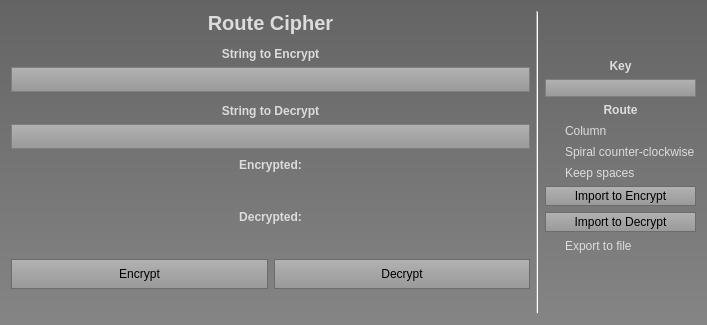
<?xml version="1.0" encoding="UTF-8"?>
<ui version="4.0">
 <class>Form</class>
 <widget class="QWidget" name="Form">
  <property name="geometry">
   <rect>
    <x>0</x>
    <y>0</y>
    <width>707</width>
    <height>325</height>
   </rect>
  </property>
  <property name="windowTitle">
   <string>Form</string>
  </property>
  <property name="styleSheet">
   <string notr="true">background-color: qlineargradient(spread:reflect, x1:0.573682, y1:0, x2:0.574364, y2:1, stop:0 rgba(100, 100, 100, 255), stop:1 rgba(133, 133, 133, 255));
/*svetlejsi verze, prvni 3 jsou 115,115,115*/

</string>
  </property>
  <layout class="QGridLayout" name="gridLayout" columnstretch="1,0,0">
   <item row="0" column="0">
    <layout class="QVBoxLayout" name="verticalLayout_4">
     <item>
      <widget class="QLabel" name="hlavniNadpis">
       <property name="font">
        <font>
         <pointsize>15</pointsize>
         <weight>75</weight>
         <bold>true</bold>
        </font>
       </property>
       <property name="styleSheet">
        <string notr="true">color: rgb(220, 220, 220);
border-color: rgb(61, 61, 61);
background-color: transparent;</string>
       </property>
       <property name="text">
        <string>Route Cipher</string>
       </property>
       <property name="alignment">
        <set>Qt::AlignCenter</set>
       </property>
      </widget>
     </item>
     <item>
      <widget class="QLabel" name="labelHodnotaA">
       <property name="minimumSize">
        <size>
         <width>250</width>
         <height>0</height>
        </size>
       </property>
       <property name="font">
        <font>
         <weight>75</weight>
         <bold>true</bold>
        </font>
       </property>
       <property name="styleSheet">
        <string notr="true">color: rgb(220, 220, 220);
border-color: rgb(61, 61, 61);
background-color: transparent;</string>
       </property>
       <property name="text">
        <string>String to Encrypt</string>
       </property>
       <property name="alignment">
        <set>Qt::AlignBottom|Qt::AlignHCenter</set>
       </property>
      </widget>
     </item>
     <item>
      <widget class="QLineEdit" name="plainText">
       <property name="sizePolicy">
        <sizepolicy hsizetype="Preferred" vsizetype="Fixed">
         <horstretch>0</horstretch>
         <verstretch>0</verstretch>
        </sizepolicy>
       </property>
       <property name="minimumSize">
        <size>
         <width>0</width>
         <height>25</height>
        </size>
       </property>
       <property name="styleSheet">
        <string notr="true">QLineEdit {
  qproperty-alignment: 'AlignVCenter | AlignLeft';
  border: 1px solid gray;
	background-color: qlineargradient(spread:reflect, x1:0.573682, y1:0, x2:0.574364, y2:1, stop:0 rgba(178, 178, 178, 255), stop:1 rgba(153, 153, 153, 255));
}

</string>
       </property>
      </widget>
     </item>
     <item>
      <widget class="QLabel" name="labelHodnotaB">
       <property name="minimumSize">
        <size>
         <width>250</width>
         <height>0</height>
        </size>
       </property>
       <property name="font">
        <font>
         <weight>75</weight>
         <bold>true</bold>
        </font>
       </property>
       <property name="styleSheet">
        <string notr="true">color: rgb(220, 220, 220);
border-color: rgb(61, 61, 61);
background-color: transparent;</string>
       </property>
       <property name="text">
        <string>String to Decrypt</string>
       </property>
       <property name="alignment">
        <set>Qt::AlignBottom|Qt::AlignHCenter</set>
       </property>
      </widget>
     </item>
     <item>
      <widget class="QLineEdit" name="cipherText">
       <property name="sizePolicy">
        <sizepolicy hsizetype="Preferred" vsizetype="Fixed">
         <horstretch>0</horstretch>
         <verstretch>0</verstretch>
        </sizepolicy>
       </property>
       <property name="minimumSize">
        <size>
         <width>0</width>
         <height>25</height>
        </size>
       </property>
       <property name="styleSheet">
        <string notr="true">QLineEdit {
  qproperty-alignment: 'AlignVCenter | AlignLeft';
  border: 1px solid gray;
	background-color: qlineargradient(spread:reflect, x1:0.573682, y1:0, x2:0.574364, y2:1, stop:0 rgba(178, 178, 178, 255), stop:1 rgba(153, 153, 153, 255));
}

</string>
       </property>
      </widget>
     </item>
     <item>
      <widget class="QLabel" name="label">
       <property name="font">
        <font>
         <weight>75</weight>
         <bold>true</bold>
        </font>
       </property>
       <property name="styleSheet">
        <string notr="true">color: rgb(220, 220, 220);
border-color: rgb(61, 61, 61);
background-color: transparent;</string>
       </property>
       <property name="text">
        <string>Encrypted:</string>
       </property>
       <property name="alignment">
        <set>Qt::AlignCenter</set>
       </property>
      </widget>
     </item>
     <item>
      <widget class="QLabel" name="cipherTextLine">
       <property name="sizePolicy">
        <sizepolicy hsizetype="Preferred" vsizetype="Preferred">
         <horstretch>0</horstretch>
         <verstretch>0</verstretch>
        </sizepolicy>
       </property>
       <property name="minimumSize">
        <size>
         <width>211</width>
         <height>20</height>
        </size>
       </property>
       <property name="font">
        <font>
         <weight>75</weight>
         <bold>true</bold>
        </font>
       </property>
       <property name="styleSheet">
        <string notr="true">color: rgb(220, 220, 220);
border-color: rgb(61, 61, 61);
background-color: transparent;</string>
       </property>
       <property name="inputMethodHints">
        <set>Qt::ImhNone</set>
       </property>
       <property name="frameShadow">
        <enum>QFrame::Plain</enum>
       </property>
       <property name="text">
        <string/>
       </property>
       <property name="textFormat">
        <enum>Qt::AutoText</enum>
       </property>
       <property name="alignment">
        <set>Qt::AlignRight|Qt::AlignTrailing|Qt::AlignVCenter</set>
       </property>
       <property name="textInteractionFlags">
        <set>Qt::LinksAccessibleByMouse|Qt::TextSelectableByKeyboard|Qt::TextSelectableByMouse</set>
       </property>
      </widget>
     </item>
     <item>
      <widget class="QLabel" name="label_10">
       <property name="font">
        <font>
         <weight>75</weight>
         <bold>true</bold>
         <stylestrategy>PreferDefault</stylestrategy>
         <kerning>true</kerning>
        </font>
       </property>
       <property name="autoFillBackground">
        <bool>false</bool>
       </property>
       <property name="styleSheet">
        <string notr="true">color: rgb(220, 220, 220);
border-color: rgb(61, 61, 61);
background-color: transparent;</string>
       </property>
       <property name="frameShape">
        <enum>QFrame::NoFrame</enum>
       </property>
       <property name="frameShadow">
        <enum>QFrame::Plain</enum>
       </property>
       <property name="text">
        <string>Decrypted:</string>
       </property>
       <property name="alignment">
        <set>Qt::AlignCenter</set>
       </property>
      </widget>
     </item>
     <item>
      <widget class="QLabel" name="plainTextLine">
       <property name="minimumSize">
        <size>
         <width>211</width>
         <height>20</height>
        </size>
       </property>
       <property name="font">
        <font>
         <weight>75</weight>
         <bold>true</bold>
        </font>
       </property>
       <property name="layoutDirection">
        <enum>Qt::LeftToRight</enum>
       </property>
       <property name="autoFillBackground">
        <bool>false</bool>
       </property>
       <property name="styleSheet">
        <string notr="true">color: rgb(220, 220, 220);
border-color: rgb(61, 61, 61);
background-color: transparent;</string>
       </property>
       <property name="frameShape">
        <enum>QFrame::NoFrame</enum>
       </property>
       <property name="frameShadow">
        <enum>QFrame::Plain</enum>
       </property>
       <property name="text">
        <string/>
       </property>
       <property name="alignment">
        <set>Qt::AlignRight|Qt::AlignTrailing|Qt::AlignVCenter</set>
       </property>
       <property name="textInteractionFlags">
        <set>Qt::LinksAccessibleByMouse|Qt::TextSelectableByKeyboard|Qt::TextSelectableByMouse</set>
       </property>
      </widget>
     </item>
    </layout>
   </item>
   <item row="0" column="1" rowspan="2">
    <widget class="Line" name="line">
     <property name="styleSheet">
      <string notr="true">Line{
color: rgb(21, 21, 21);
bored: 2px solid black;

}</string>
     </property>
     <property name="orientation">
      <enum>Qt::Vertical</enum>
     </property>
    </widget>
   </item>
   <item row="0" column="2">
    <layout class="QVBoxLayout" name="verticalLayout_3">
     <item>
      <layout class="QVBoxLayout" name="verticalLayout_2">
       <item>
        <widget class="QLabel" name="labelHodnotaC">
         <property name="sizePolicy">
          <sizepolicy hsizetype="Preferred" vsizetype="Preferred">
           <horstretch>0</horstretch>
           <verstretch>0</verstretch>
          </sizepolicy>
         </property>
         <property name="font">
          <font>
           <weight>75</weight>
           <bold>true</bold>
          </font>
         </property>
         <property name="styleSheet">
          <string notr="true">color: rgb(220, 220, 220);
border-color: rgb(61, 61, 61);
background-color: transparent;</string>
         </property>
         <property name="text">
          <string>Key</string>
         </property>
         <property name="alignment">
          <set>Qt::AlignBottom|Qt::AlignHCenter</set>
         </property>
        </widget>
       </item>
       <item>
        <widget class="QLineEdit" name="keyLine">
         <property name="sizePolicy">
          <sizepolicy hsizetype="Preferred" vsizetype="Maximum">
           <horstretch>0</horstretch>
           <verstretch>0</verstretch>
          </sizepolicy>
         </property>
         <property name="styleSheet">
          <string notr="true">QLineEdit {
  qproperty-alignment: 'AlignVCenter | AlignLeft';
  border: 1px solid gray;
	background-color: qlineargradient(spread:reflect, x1:0.573682, y1:0, x2:0.574364, y2:1, stop:0 rgba(178, 178, 178, 255), stop:1 rgba(153, 153, 153, 255));
}

</string>
         </property>
         <property name="alignment">
          <set>Qt::AlignLeading|Qt::AlignLeft|Qt::AlignVCenter</set>
         </property>
        </widget>
       </item>
      </layout>
     </item>
     <item>
      <layout class="QVBoxLayout" name="verticalLayout">
       <item>
        <widget class="QLabel" name="labelHodnotaC_3">
         <property name="font">
          <font>
           <weight>75</weight>
           <bold>true</bold>
          </font>
         </property>
         <property name="styleSheet">
          <string notr="true">color: rgb(220, 220, 220);
border-color: rgb(61, 61, 61);
background-color: transparent;</string>
         </property>
         <property name="text">
          <string>Route</string>
         </property>
         <property name="alignment">
          <set>Qt::AlignBottom|Qt::AlignHCenter</set>
         </property>
        </widget>
       </item>
       <item>
        <widget class="QRadioButton" name="radioButtonColumn">
         <property name="styleSheet">
          <string notr="true">background-color: transparent;
color: rgb(220, 220, 220);
border-color: rgb(61, 61, 61);</string>
         </property>
         <property name="text">
          <string>Column</string>
         </property>
        </widget>
       </item>
       <item>
        <widget class="QRadioButton" name="radioButtonSpiral">
         <property name="styleSheet">
          <string notr="true">background-color: transparent;
color: rgb(220, 220, 220);
border-color: rgb(61, 61, 61);</string>
         </property>
         <property name="text">
          <string>Spiral counter-clockwise</string>
         </property>
        </widget>
       </item>
       <item>
        <widget class="QCheckBox" name="keepSpaces">
         <property name="styleSheet">
          <string notr="true">background-color: transparent;
color: rgb(220, 220, 220);
border-color: rgb(61, 61, 61);</string>
         </property>
         <property name="text">
          <string>Keep spaces</string>
         </property>
        </widget>
       </item>
       <item>
        <widget class="QPushButton" name="importEnBtn">
         <property name="sizePolicy">
          <sizepolicy hsizetype="Minimum" vsizetype="Fixed">
           <horstretch>0</horstretch>
           <verstretch>0</verstretch>
          </sizepolicy>
         </property>
         <property name="minimumSize">
          <size>
           <width>0</width>
           <height>20</height>
          </size>
         </property>
         <property name="styleSheet">
          <string notr="true">QPushButton {
  border: 1px solid gray;
	background-color: qlineargradient(spread:reflect, x1:0.573682, y1:0, x2:0.574364, y2:1, stop:0 rgba(178, 178, 178, 255), stop:1 rgba(153, 153, 153, 255));
	
	border-color: rgb(108, 108, 108);
}
QPushButton:pressed{
background-color: rgb(130, 130, 130);
/*background-color: qlineargradient(spread:reflect, x1:0.573682, y1:0, x2:0.574364, y2:1, stop:0 rgba(188, 188, 188, 255), stop:1 rgba(130, 130, 130, 255));*/
}

</string>
         </property>
         <property name="text">
          <string>Import to Encrypt</string>
         </property>
        </widget>
       </item>
       <item>
        <widget class="QPushButton" name="importDeBtn">
         <property name="sizePolicy">
          <sizepolicy hsizetype="Minimum" vsizetype="Fixed">
           <horstretch>0</horstretch>
           <verstretch>0</verstretch>
          </sizepolicy>
         </property>
         <property name="minimumSize">
          <size>
           <width>0</width>
           <height>20</height>
          </size>
         </property>
         <property name="styleSheet">
          <string notr="true">QPushButton {
  border: 1px solid gray;
	background-color: qlineargradient(spread:reflect, x1:0.573682, y1:0, x2:0.574364, y2:1, stop:0 rgba(178, 178, 178, 255), stop:1 rgba(153, 153, 153, 255));
	
	border-color: rgb(108, 108, 108);
}
QPushButton:pressed{
background-color: rgb(130, 130, 130);
/*background-color: qlineargradient(spread:reflect, x1:0.573682, y1:0, x2:0.574364, y2:1, stop:0 rgba(188, 188, 188, 255), stop:1 rgba(130, 130, 130, 255));*/
}

</string>
         </property>
         <property name="text">
          <string>Import to Decrypt</string>
         </property>
        </widget>
       </item>
       <item>
        <widget class="QCheckBox" name="exportToFile">
         <property name="styleSheet">
          <string notr="true">background-color: transparent;
color: rgb(220, 220, 220);
border-color: rgb(61, 61, 61);</string>
         </property>
         <property name="text">
          <string>Export to file</string>
         </property>
        </widget>
       </item>
      </layout>
     </item>
    </layout>
   </item>
   <item row="1" column="0">
    <layout class="QHBoxLayout" name="horizontalLayout">
     <property name="bottomMargin">
      <number>25</number>
     </property>
     <item>
      <widget class="QPushButton" name="encryptBtn">
       <property name="enabled">
        <bool>true</bool>
       </property>
       <property name="sizePolicy">
        <sizepolicy hsizetype="Minimum" vsizetype="Fixed">
         <horstretch>0</horstretch>
         <verstretch>0</verstretch>
        </sizepolicy>
       </property>
       <property name="minimumSize">
        <size>
         <width>150</width>
         <height>30</height>
        </size>
       </property>
       <property name="focusPolicy">
        <enum>Qt::StrongFocus</enum>
       </property>
       <property name="styleSheet">
        <string notr="true">QPushButton {
  qproperty-alignment: 'AlignVCenter | AlignRight';
  border: 1px solid gray;
	background-color: qlineargradient(spread:reflect, x1:0.573682, y1:0, x2:0.574364, y2:1, stop:0 rgba(178, 178, 178, 255), stop:1 rgba(153, 153, 153, 255));
	
	border-color: rgb(108, 108, 108);
}
QPushButton:pressed{
background-color: rgb(130, 130, 130);
/*background-color: qlineargradient(spread:reflect, x1:0.573682, y1:0, x2:0.574364, y2:1, stop:0 rgba(188, 188, 188, 255), stop:1 rgba(130, 130, 130, 255));*/
}

</string>
       </property>
       <property name="text">
        <string>Encrypt</string>
       </property>
      </widget>
     </item>
     <item>
      <widget class="QPushButton" name="decryptBtn">
       <property name="enabled">
        <bool>true</bool>
       </property>
       <property name="sizePolicy">
        <sizepolicy hsizetype="Minimum" vsizetype="Fixed">
         <horstretch>0</horstretch>
         <verstretch>0</verstretch>
        </sizepolicy>
       </property>
       <property name="minimumSize">
        <size>
         <width>150</width>
         <height>30</height>
        </size>
       </property>
       <property name="styleSheet">
        <string notr="true">QPushButton {
  qproperty-alignment: 'AlignVCenter | AlignRight';
  border: 1px solid gray;
	background-color: qlineargradient(spread:reflect, x1:0.573682, y1:0, x2:0.574364, y2:1, stop:0 rgba(178, 178, 178, 255), stop:1 rgba(153, 153, 153, 255));
	
	border-color: rgb(108, 108, 108);
}
QPushButton:pressed{
background-color: rgb(130, 130, 130);
/*background-color: qlineargradient(spread:reflect, x1:0.573682, y1:0, x2:0.574364, y2:1, stop:0 rgba(188, 188, 188, 255), stop:1 rgba(130, 130, 130, 255));*/
}

</string>
       </property>
       <property name="text">
        <string>Decrypt</string>
       </property>
      </widget>
     </item>
    </layout>
   </item>
  </layout>
 </widget>
 <resources/>
 <connections/>
</ui>
